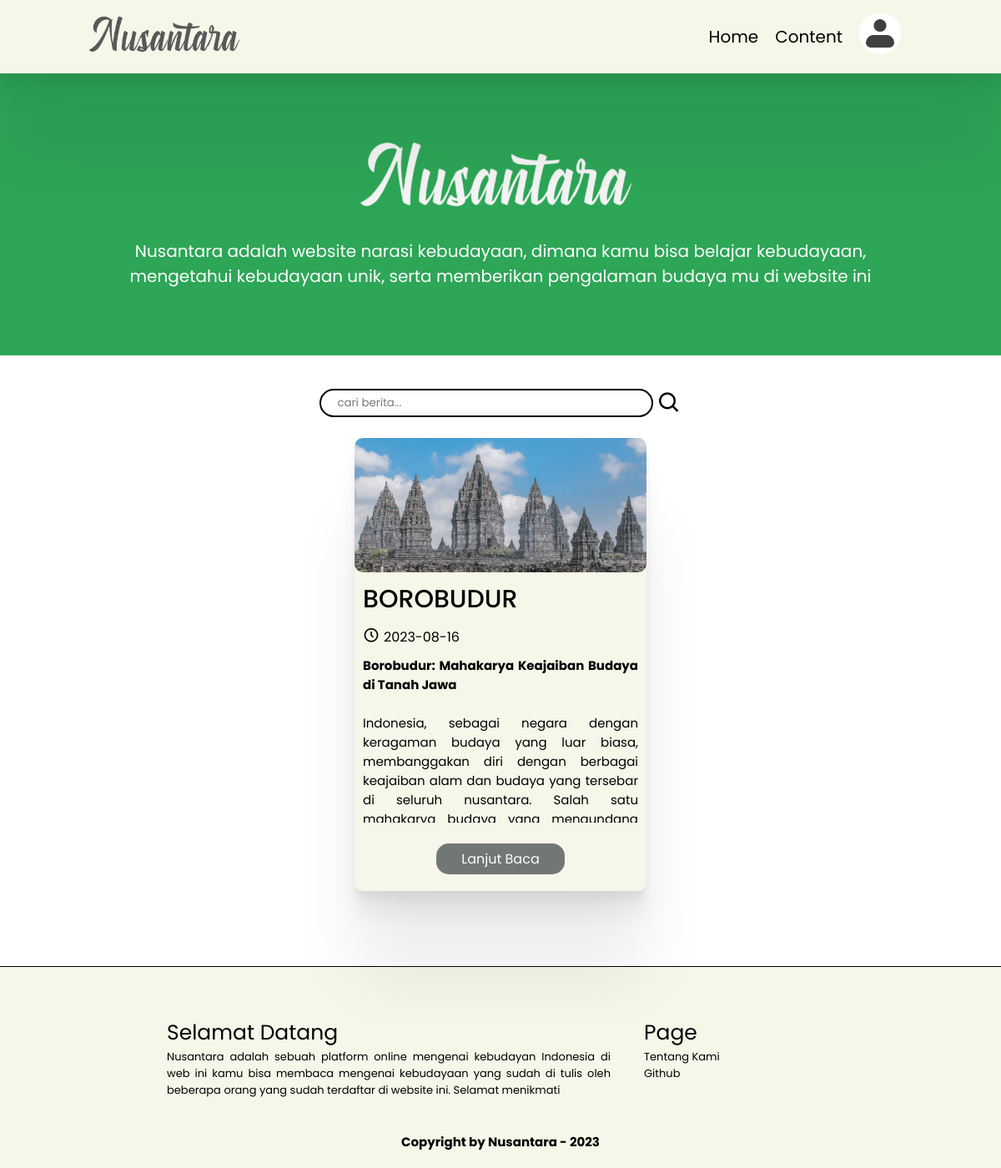
The page /public/index.php on the database its author committed.
### tables this page shows
CREATE TABLE `tb_news` (
  `news_id` varchar(100) NOT NULL,
  `user_id` int(11) NOT NULL,
  `news_title` varchar(100) NOT NULL,
  `news_img` varchar(100) NOT NULL,
  `news_content` mediumtext NOT NULL,
  `news_created` date NOT NULL,
  `news_status` int(11) NOT NULL
);

### app/core/Controller.php (called while the page is built, shortened)
<?php
class Controller{
    public function view($view, $data = [])
    {
        require_once '../app/views/' . $view . '.php';
    }
    public function model($data)
    {
        return new $data;
    }
}

### app/controllers/Home.php (called while the page is built, shortened)
<?php
class Home extends Controller{
    public function index()
    {
        $data = $this->model('Home_model')->getAllNews();
        $this->view('template/header');
        $this->view('home/index', $data);
        $this->view('template/footer');
    }
}

### app/core/App.php (called while the page is built, shortened)
<?php
class App{
    protected $method = 'index';
    protected $params = [];
    public function __construct()
    {
        $this->controller = new $this->controller;
        call_user_func_array([$this->controller, $this->method], $this->params);
    }
}

### public/index.php (called while the page is built, shortened)
<?php
$app = new App;

### app/core/Database.php (called while the page is built, shortened)
<?php
class Database{
    private $host = DB_HOST;
    private $user = DB_USER;
    private $pass = DB_PASS;
    private $name = DB_NAME;
    private $dbh;
    private $stmt;
    public function __construct()
    {
        $dsn = 'mysql:host=' . $this->host . ';dbname=' . $this->name;
        $option = [
            PDO::ATTR_PERSISTENT => true,
            PDO::ATTR_ERRMODE => PDO::ERRMODE_EXCEPTION
        ];
        try{
            $this->dbh = new PDO($dsn, $this->user, $this->pass, $option);
        }catch(PDOException $e) {
            die($e->getMessage());
        }
    }
    public function runQuery($query)
    {
        $this->stmt = $this->dbh->prepare($query);
    }
    public function executeQuery()
    {
        $this->stmt->execute();
    }
    public function resultAll()
    {
        $this->executeQuery();
        return $this->stmt->fetchAll(PDO::FETCH_ASSOC);
    }
}

### app/models/Home_model.php (called while the page is built, shortened)
<?php
class Home_model{
    private $tableNews = 'tb_news';
    private $db;
    public function __construct()
    {
        $this->db = new Database;
    }
    public function getAllNews()
    {
        $this->db->runQuery('SELECT * FROM ' . $this->tableNews);
        return $this->db->resultAll();
    }
}

### app/views/home/index.php (the view)
<section class="hero">
    <div class="hero-logo">
        <img src="<?=BASE_URL; ?>/img/hero-logo.png">
    </div>
    <p>Nusantara adalah website narasi kebudayaan, dimana kamu bisa belajar kebudayaan, mengetahui kebudayaan unik,
        serta memberikan pengalaman budaya mu di website ini</p>
</section>
<section class="berita">
    <div class="cari">
        <input type="text" placeholder="cari berita..." .box-cari>
        <i class='bx bx-search'></i>
    </div>
    <div class="content-berita">
        <?php foreach($data as $val): ?>
            <div class="card-berita">
                <img src="<?=BASE_IMG_URL . base64_decode($val['news_img']) ?>">
                <div class="text-berita">
                    <h2 class="judul"><?=base64_decode($val['news_title']) ?></h2>
                    <div class="keterangan">
                        <div class="waktu">
                            <i class='bx bx-time-five'></i>
                            <p><?=$val['news_created']?></p>
                        </div>
                    </div>
                    <div class="content">
                        <?=base64_decode($val['news_content']) ?>
                    </div>
                </div>
                <a href="<?=BASE_URL ?>/home/news/<?=base64_encode($val['news_id']) ?>" class="btn-berita">Lanjut Baca</a>
            </div>
        <?php endforeach; ?>
    </div>
</section>

### app/views/template/header.php (shortened to what this page needs)
<!DOCTYPE html>
<html lang="en">
<head>
    <link href='https://unpkg.com/boxicons@2.1.4/css/boxicons.min.css' rel='stylesheet'>
    <link rel="stylesheet" href="<?=BASE_URL; ?>/css/main.css">
    <link rel="stylesheet" href="<?=BASE_URL; ?>/css/homepage.css">
    <link rel="stylesheet" href="<?=BASE_URL; ?>/css/bikin-berita.css">
    <link rel="stylesheet" href="<?=BASE_URL; ?>/css/berita.css">
</head>
<body>
    <header>
        <div class="logo">
            <a href="<?=BASE_URL; ?>/home/">
                <img src="<?=BASE_URL; ?>/img/logo.png">
            </a>
        </div>
        <div class="nav">
            <a href="<?=BASE_URL; ?>/home/">Home</a>
            <a href="
            <?php
                if (isset($_COOKIE['username']) && !empty($_COOKIE['username'])) {
                    echo BASE_URL; ?>/content/';<?php
                }else{
                    echo BASE_URL; ?>/login/<?php
                }
                ?>
            ">Content</a>
            <a href="
                <?php
                if (isset($_COOKIE['username']) && !empty($_COOKIE['username'])) {
                    echo BASE_URL; ?>/user/<?php echo $_COOKIE['username'] . '/';
                }else{
                    echo BASE_URL; ?>/login/<?php
                }
                ?>
            ">
                <img src="<?=BASE_URL; ?>/img/profile.png" class="profile">
            </a>
        </div>
    </header>

### app/views/template/footer.php
    <footer>
        <div class="footer-content">
            <div class="kiri">
                <h3 class="footer-heading">
                    Selamat Datang
                </h3>
                <p>Nusantara adalah sebuah platform online mengenai kebudayan Indonesia di web ini kamu bisa membaca
                    mengenai kebudayaan yang sudah di tulis oleh beberapa orang yang sudah terdaftar di website ini.
                    Selamat menikmati </p>
            </div>
            <div class="kanan">
                <h3 class="footer-heading">Page</h3>
                <div class="footer-link">
                    <a href="#">Tentang Kami</a>
                    <a href="#">Github</a>
                </div>
            </div>
        </div>
        <h3>Copyright by Nusantara - 2023</h3>
    </footer>
</body>
</html>

### public/css/main.css (style rules this page uses)
* { margin: 0; padding: 0; box-sizing: border-box; text-decoration: none; border: none; outline: none; scroll-behavior: smooth; font-family: 'Poppins', sans-serif; }
body { font-family: sans-serif; }
header { position: sticky; top: 0; left: 0; padding: 15px 100px; display: flex; justify-content: space-between; align-items: center; background-color: #F6F6E9; box-shadow: 0px 4.5px 3.6px 0px rgba(0, 0, 0, 0.02), 0px 12.5px 10px 0px rgba(0, 0, 0, 0.04), 0px 30.1px 24.1px 0px rgba(0, 0, 0, 0.05), 0px 100px 80px 0px rgba(0, 0, 0, 0.07); }
header .logo img { width: 200px; }
.nav { display: flex; justify-content: center; align-items: center; }
.nav a { margin-right: 20px; color: #000; font-size: 20px; font-weight: 400; }
.nav img { width: 50px; height: 50px; cursor: pointer; }
footer { display: flex; flex-direction: column; justify-content: center; align-items: center; gap: 40px; padding: 60px 200px 20px; border-top: 1px solid #000; background-color: #F6F6E9; }
.footer-content { display: flex; justify-content: space-between; align-items: flex-start; gap: 40px; }
.footer-content .footer-heading { color: #000; text-align: justify; font-size: 25px; font-weight: 400; }
.footer-content .kiri { width: 70%; }
.footer-content .kanan { width: 30%; }
.footer-content .kiri p { color: #000; text-align: justify; font-size: 13px; font-weight: 400; }
.kanan .footer-link a { color: #000; text-align: justify; font-size: 13px; font-weight: 400; }
.kanan .footer-link { display: flex; flex-direction: column; }
footer h3 { font-size: 15px; }

### public/css/homepage.css (style rules this page uses)
.hero { display: flex; flex-direction: column; justify-content: center; align-items: center; gap: 30px; padding: 80px 150px; background-color: #2DA657; }
.hero img { width: 30vw; }
.hero p { text-align: center; color: #FFF; font-size: 20px; font-weight: 400; }
.berita { padding: 30px 100px; display: flex; flex-direction: column; gap: 30px; margin-bottom: 50px; }
.cari { padding: 0 25px; display: flex; align-items: center; gap: 5px; }
.cari input { padding: 5px 20px; border: 2px solid #000; border-radius: 20px; width: 400px; }
.cari i { font-size: 30px; cursor: pointer; }
.content-berita { padding: 0 25px; display: flex; flex-wrap: wrap; justify-content: center; align-items: center; gap: 20px; }
.card-berita { width: 350px; border-radius: 10px; background: #F6F6E9; box-shadow: 0px 4.5px 3.6px 0px rgba(0, 0, 0, 0.02), 0px 12.5px 10px 0px rgba(0, 0, 0, 0.04), 0px 30.1px 24.1px 0px rgba(0, 0, 0, 0.05), 0px 100px 80px 0px rgba(0, 0, 0, 0.07); padding-bottom: 20px; display: flex; flex-direction: column; justify-content: center; align-items: center; }
.card-berita img { border-radius: 10px; width: 100%; margin-bottom: 10px; }
.card-berita .text-berita { display: flex; flex-direction: column; gap: 10px; padding: 0 10px; margin-bottom: 25px; }
.card-berita .text-berita h2 { color: #000; font-size: 30px; font-weight: 500; }
.card-berita .text-berita .keterangan { display: flex; gap: 5px; }
.keterangan .waktu { display: flex; gap: 5px; }
.keterangan .waktu i { font-size: 20px; }
.card-berita .text-berita .content { color: #000; text-align: justify; font-size: 15px; font-weight: 400; height: 200px; overflow: hidden; text-overflow: clip; }
.card-berita .btn-berita { padding: 6px 30px; background-color: #717775; text-align: center; color: #fff; border-radius: 15px; }

### public/css/berita.css (style rules this page uses)
.berita { padding: 40px 100px; display: flex; flex-direction: column; justify-content: center; align-items: center; gap: 25px; }

### rows shown on the page
tb_news: news_title "BOROBUDUR", news_created "2023-08-16", news_content "Borobudur: Mahakarya Keajaiban Budaya di Tanah Jawa Indonesia, sebagai negara dengan keragaman budaya yang luar biasa, membanggakan diri dengan berbagai keajaiban alam dan budaya yang tersebar di seluruh nusantara. Salah satu…"
